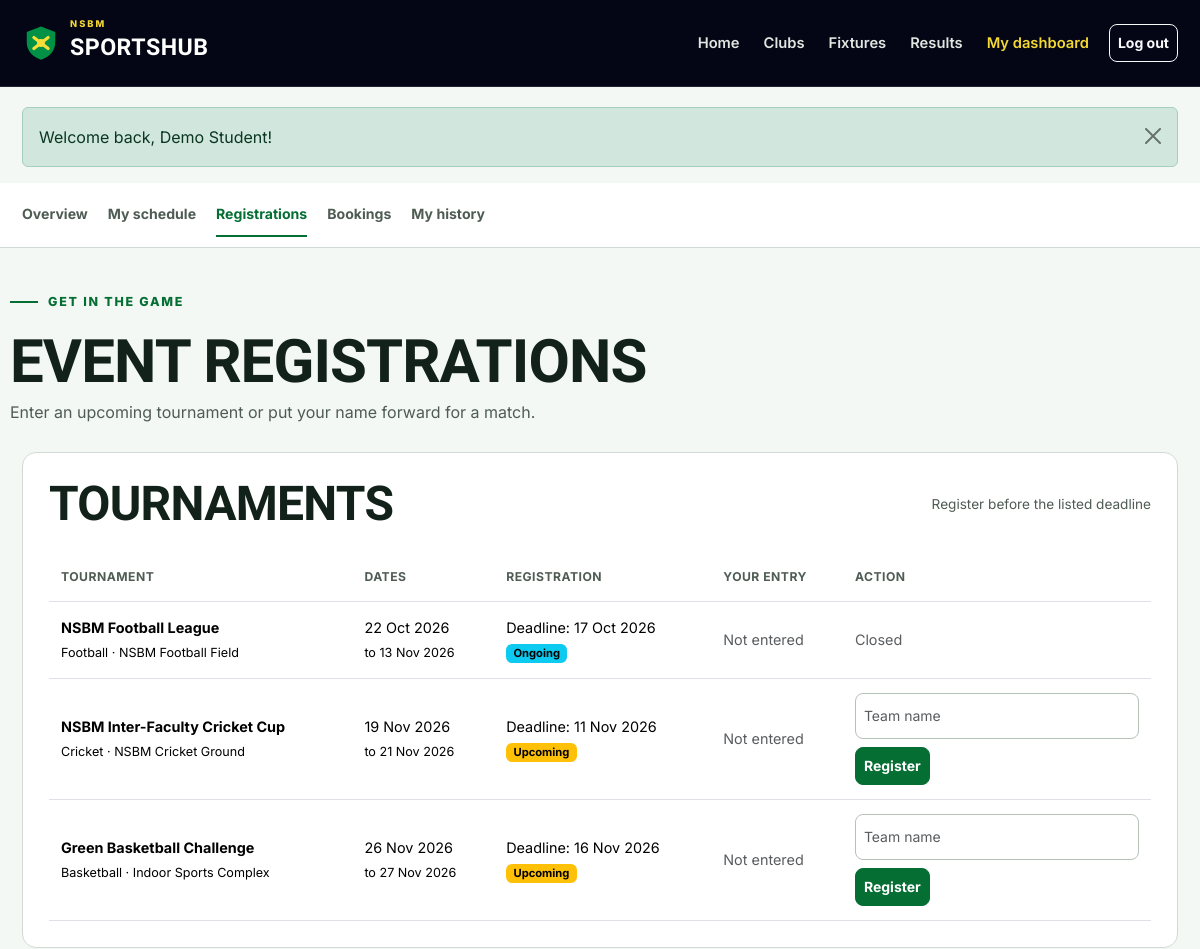
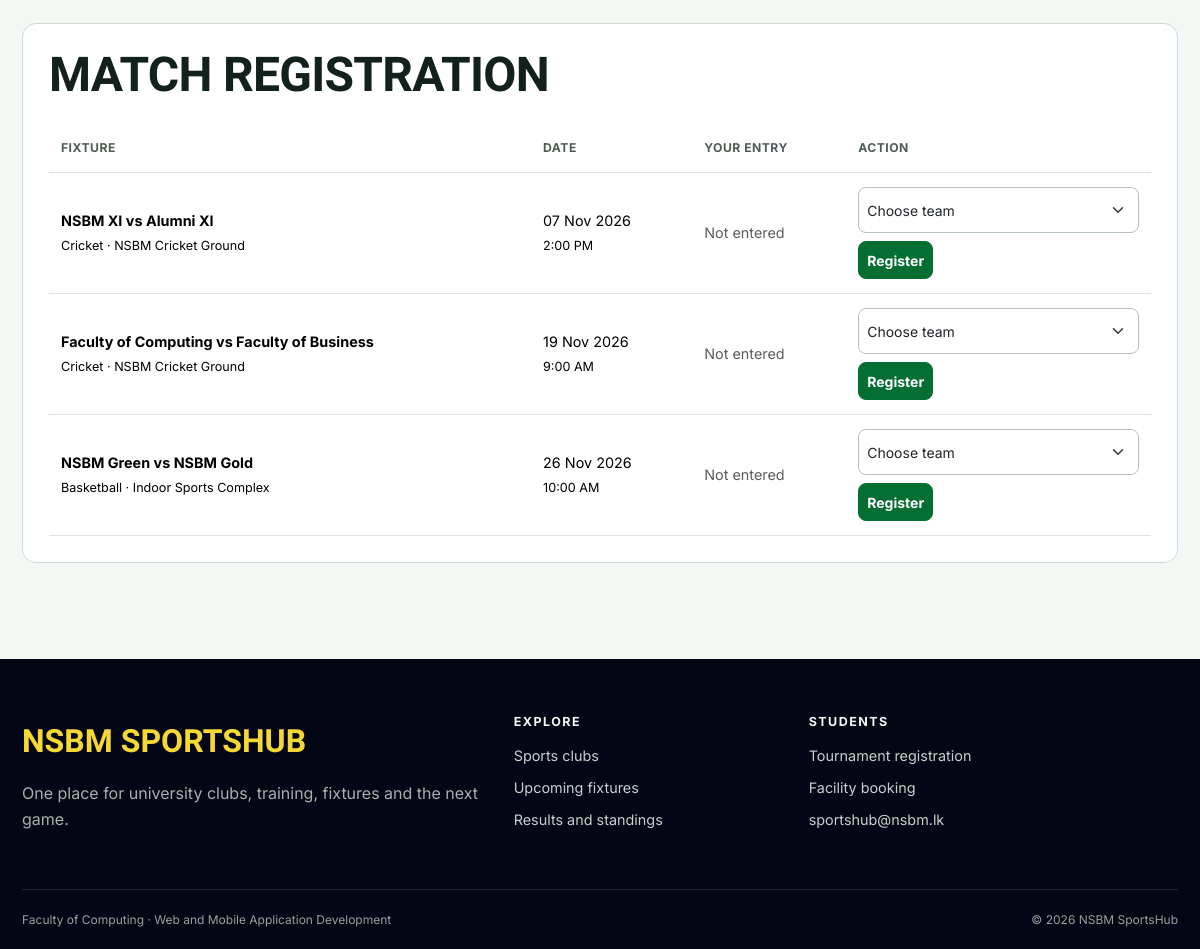
The page /student/registrations.php (signed in) on the database its author committed (2 pictures, top to bottom).
### tables this page shows
CREATE TABLE tournaments (
    id INT UNSIGNED AUTO_INCREMENT PRIMARY KEY,
    name VARCHAR(120) NOT NULL,
    sport VARCHAR(80) NOT NULL,
    description TEXT NOT NULL,
    start_date DATE NOT NULL,
    end_date DATE NOT NULL,
    venue VARCHAR(120) NOT NULL,
    registration_deadline DATE NOT NULL,
    max_teams SMALLINT UNSIGNED NOT NULL DEFAULT 8,
    status ENUM('upcoming', 'ongoing', 'completed') NOT NULL DEFAULT 'upcoming',
    created_at TIMESTAMP DEFAULT CURRENT_TIMESTAMP
);

CREATE TABLE matches (
    id INT UNSIGNED AUTO_INCREMENT PRIMARY KEY,
    tournament_id INT UNSIGNED NULL,
    sport VARCHAR(80) NOT NULL,
    home_team VARCHAR(100) NOT NULL,
    away_team VARCHAR(100) NOT NULL,
    match_datetime DATETIME NOT NULL,
    venue VARCHAR(120) NOT NULL,
    status ENUM('scheduled', 'completed', 'cancelled') NOT NULL DEFAULT 'scheduled',
    home_score SMALLINT UNSIGNED NULL,
    away_score SMALLINT UNSIGNED NULL,
    created_at TIMESTAMP DEFAULT CURRENT_TIMESTAMP,
    FOREIGN KEY (tournament_id) REFERENCES tournaments(id) ON DELETE SET NULL
);

### config/database.php (called while the page is built)
<?php
function db(): PDO
{
    static $pdo = null;
    if ($pdo === null) {
        $host = getenv('DB_HOST') ?: '127.0.0.1';
        $port = getenv('DB_PORT') ?: '3306';
        $name = getenv('DB_NAME') ?: 'sportshub3_db';
        $user = getenv('DB_USER') ?: 'root';
        $pass = getenv('DB_PASS') ?: '';
        $dsn = "mysql:host=$host;port=$port;dbname=$name;charset=utf8mb4";
        $pdo = new PDO($dsn, $user, $pass, [
            PDO::ATTR_ERRMODE => PDO::ERRMODE_EXCEPTION,
            PDO::ATTR_DEFAULT_FETCH_MODE => PDO::FETCH_ASSOC,
            PDO::ATTR_EMULATE_PREPARES => false,
        ]);
    }
    return $pdo;
}

### includes/auth.php (called while the page is built, shortened)
<?php
function current_user(): ?array
{
    static $user = null;
    if ($user === null) {
        $user = fetch_one('SELECT id, student_id, full_name, email, role FROM users WHERE id = ?', [$_SESSION['user_id']]);
    }
    return $user;
}
function is_logged_in(): bool
{
    return current_user() !== null;
}
function require_login(): void
{
    if (!is_logged_in()) {
        flash('warning', 'Please log in to continue.');
        redirect('login.php');
    }
}
function require_student(): void
{
    require_login();
}

### student/registrations.php (the view, shortened to what this page needs)
<?php
require_student();
$userId = current_user()['id'];
$tournaments = fetch_all("SELECT t.*, tr.status AS registration_status, tr.team_name FROM tournaments t LEFT JOIN tournament_registrations tr ON tr.tournament_id = t.id AND tr.user_id = ? WHERE t.end_date >= CURDATE() ORDER BY t.start_date", [$userId]);
$matches = fetch_all("SELECT m.*, mr.status AS registration_status, mr.preferred_team FROM matches m LEFT JOIN match_registrations mr ON mr.match_id = m.id AND mr.user_id = ? WHERE m.status = 'scheduled' AND m.match_datetime >= NOW() ORDER BY m.match_datetime", [$userId]);
include __DIR__ . '/../includes/header.php';
include __DIR__ . '/../includes/student_nav.php';
?>
<div class="container dashboard-head"><span class="section-kicker">Get in the game</span><h1>Event registrations</h1><p>Enter an upcoming tournament or put your name forward for a match.</p></div>
<div class="container dashboard-content">
    <section class="content-panel"><div class="page-title-row"><h2>Tournaments</h2><span class="required-note">Register before the listed deadline</span></div>
        <?php if ($tournaments): ?><div class="table-responsive"><table class="table"><thead><tr><th>Tournament</th><th>Dates</th><th>Registration</th><th>Your entry</th><th>Action</th></tr></thead><tbody><?php foreach ($tournaments as $tournament): ?><tr><td><strong><?= e($tournament['name']) ?></strong><br><small><?= e($tournament['sport']) ?> · <?= e($tournament['venue']) ?></small></td><td><?= format_date($tournament['start_date']) ?><br><small>to <?= format_date($tournament['end_date']) ?></small></td><td>Deadline: <?= format_date($tournament['registration_deadline']) ?><br><?= status_badge($tournament['status']) ?></td><td><?php if ($tournament['registration_status']): ?><?= status_badge($tournament['registration_status']) ?><br><small><?= e($tournament['team_name']) ?></small><?php else: ?><span class="text-muted">Not entered</span><?php endif; ?></td><td>
            <?php if ($tournament['registration_status'] === 'registered'): ?><form method="post"><?= csrf_field() ?><input type="hidden" name="tournament_id" value="<?= $tournament['id'] ?>"><input type="hidden" name="action" value="withdraw_tournament"><button class="btn btn-sm btn-outline-danger" type="submit">Withdraw</button></form>
            <?php elseif ($tournament['status'] === 'upcoming' && $tournament['registration_deadline'] >= date('Y-m-d')): ?><form method="post" class="needs-validation" novalidate><input class="form-control form-control-sm mb-2" id="team-<?= $tournament['id'] ?>" name="team_name" placeholder="Team name" minlength="2" maxlength="100" required><button class="btn btn-sm btn-sport" type="submit">Register</button></form>
            <?php else: ?><span class="text-muted">Closed</span><?php endif; ?></td></tr><?php endforeach; ?></tbody></table></div><?php else: ?><p>No tournaments are currently open.</p><?php endif; ?>
    </section>
    <section class="content-panel"><h2 class="mb-4">Match registration</h2>
        <?php if ($matches): ?><div class="table-responsive"><table class="table"><thead><tr><th>Fixture</th><th>Date</th><th>Your entry</th><th>Action</th></tr></thead><tbody><?php foreach ($matches as $match): ?><tr><td><strong><?= e($match['home_team']) ?> vs <?= e($match['away_team']) ?></strong><br><small><?= e($match['sport']) ?> · <?= e($match['venue']) ?></small></td><td><?= format_date($match['match_datetime']) ?><br><small><?= format_time($match['match_datetime']) ?></small></td><td><?php if ($match['registration_status']): ?><?= status_badge($match['registration_status']) ?><?php if ($match['registration_status'] === 'registered'): ?><br><small><?= e($match[$match['preferred_team'] . '_team']) ?></small><?php endif; ?><?php else: ?><span class="text-muted">Not entered</span><?php endif; ?></td><td>
            <?php if ($match['registration_status'] === 'registered'): ?><form method="post"><?= csrf_field() ?><input type="hidden" name="match_id" value="<?= $match['id'] ?>"><input type="hidden" name="action" value="withdraw_match"><button class="btn btn-sm btn-outline-danger" type="submit">Withdraw</button></form>
            <?php else: ?><form method="post" class="needs-validation" novalidate><select class="form-select form-select-sm mb-2" id="preferred-<?= $match['id'] ?>" name="preferred_team" required><option value="">Choose team</option></select><button class="btn btn-sm btn-sport" type="submit">Register</button></form><?php endif; ?></td></tr><?php endforeach; ?></tbody></table></div><?php else: ?><p>No matches are open for registration.</p><?php endif; ?>
    </section>
</div>
<?php include __DIR__ . '/../includes/footer.php'; ?>

### includes/functions.php (shortened to what this page needs)
<?php
function e(?string $value): string
{
    return htmlspecialchars($value ?? '', ENT_QUOTES, 'UTF-8');
}
function fetch_all(string $sql, array $params = []): array
{
    $statement = db()->prepare($sql);
    $statement->execute($params);
    return $statement->fetchAll();
}
function fetch_one(string $sql, array $params = []): array|false
{
    $statement = db()->prepare($sql);
    $statement->execute($params);
    return $statement->fetch();
}
function format_date(?string $date, string $format = 'd M Y'): string
{
    return $date ? date($format, strtotime($date)) : 'Not set';
}
function format_time(?string $time): string
{
    return $time ? date('g:i A', strtotime($time)) : 'Not set';
}
function status_badge(string $status): string
{
    $classes = [
        'approved' => 'success', 'active' => 'success', 'completed' => 'success',
        'registered' => 'success', 'ongoing' => 'info',
        'pending' => 'warning', 'upcoming' => 'warning', 'scheduled' => 'info',
        'rejected' => 'danger', 'cancelled' => 'danger', 'inactive' => 'secondary',
        'withdrawn' => 'secondary', 'maintenance' => 'danger',
    ];
    $class = $classes[$status] ?? 'secondary';
    return '<span class="badge text-bg-' . $class . '">' . e(ucfirst($status)) . '</span>';
}

### assets/css/style.css (style rules this page uses)
:root { --navy-950: oklch(0.13 0.035 275); --navy-900: oklch(0.18 0.04 275); --navy-800: oklch(0.24 0.045 275); --green-600: oklch(0.55 0.145 151); --green-700: oklch(0.47 0.125 151); --green-800: oklch(0.40 0.105 151); --yellow-400: oklch(0.88 0.17 99); --paper-50: oklch(0.975 0.008 150); --paper-100: oklch(0.945 0.012 150); --ink-900: oklch(0.23 0.025 160); --ink-600: oklch(0.46 0.02 160); --page-bg: var(--paper-50); --page-text: var(--ink-900); --muted-text: var(--ink-600); --brand: var(--green-700); --brand-hover: var(--green-800); --highlight: var(--yellow-400); --dark-surface: var(--navy-950); --line: oklch(0.88 0.015 150); --radius-sm: 8px; --radius-md: 14px; --radius-lg: 22px; --shadow: 0 12px 32px oklch(0.2 0.025 160 / 0.08); }
* { box-sizing: border-box; }
html { scroll-behavior: smooth; }
body { min-height: 100dvh; margin: 0; background: var(--page-bg); color: var(--page-text); font-family: "Inter", sans-serif; font-size: 16px; line-height: 1.65; }
button, a, input, select, textarea { transition: color 180ms ease-out, background-color 180ms ease-out, border-color 180ms ease-out, transform 180ms ease-out; }
h1, h2, h3, h4, .display-font { font-family: "Barlow Condensed", sans-serif; font-weight: 700; line-height: 1.05; letter-spacing: -0.015em; }
h1 { font-size: clamp(2.5rem, 6vw, 4.8rem); }
h2 { font-size: clamp(2rem, 4vw, 3rem); }
p { max-width: 72ch; }
.container { max-width: 1180px; }
.btn { min-height: 44px; display: inline-flex; align-items: center; justify-content: center; gap: 8px; font-weight: 700; border-radius: var(--radius-sm); }
.btn-sm { min-height: 38px; }
.btn-sport { background: var(--brand); border-color: var(--brand); color: #fff; }
.hero-kicker, .section-kicker { display: inline-flex; align-items: center; gap: 10px; margin-bottom: 18px; color: var(--brand); font-size: 0.78rem; font-weight: 800; letter-spacing: 0.14em; text-transform: uppercase; }
.hero-kicker::before, .section-kicker::before { content: ""; width: 28px; height: 2px; background: currentColor; }
.page-title-row { display: flex; flex-wrap: wrap; justify-content: space-between; align-items: center; gap: 16px; margin-bottom: 24px; }
.page-title-row h1, .page-title-row h2 { margin: 0; }
.content-panel { padding: 26px; margin-bottom: 24px; background: #fff; border: 1px solid var(--line); border-radius: var(--radius-md); }
.content-panel h2, .content-panel h3 { text-transform: uppercase; }
.form-control, .form-select { min-height: 46px; border-radius: var(--radius-sm); border-color: oklch(0.8 0.02 150); }
.required-note { font-size: 0.85rem; color: var(--muted-text); }
.dashboard-head { padding: 36px 0 26px; }
.dashboard-head h1 { margin: 0; font-size: clamp(2.5rem, 5vw, 3.8rem); text-transform: uppercase; }
.dashboard-head p { margin: 6px 0 0; color: var(--muted-text); }
.dashboard-content { padding-bottom: 72px; }
.table { margin-bottom: 0; vertical-align: middle; }
.table > :not(caption) > * > * { padding: 14px 12px; }
.table thead th { color: var(--muted-text); font-size: 0.76rem; letter-spacing: 0.04em; text-transform: uppercase; white-space: nowrap; }
.table tbody td { font-size: 0.9rem; }
.badge { font-size: 0.7rem; }

### rows shown on the page
tournaments: name "NSBM Football League", sport "Football", venue "NSBM Football Field", start_date "22 Oct 2026", end_date "13 Nov 2026", registration_deadline "17 Oct 2026", status "Ongoing", shows "Closed"
tournaments: name "NSBM Inter-Faculty Cricket Cup", sport "Cricket", venue "NSBM Cricket Ground", start_date "19 Nov 2026", end_date "21 Nov 2026", registration_deadline "11 Nov 2026", status "Upcoming"
tournaments: name "Green Basketball Challenge", sport "Basketball", venue "Indoor Sports Complex", start_date "26 Nov 2026", end_date "27 Nov 2026", registration_deadline "16 Nov 2026", status "Upcoming"
matches: home_team "NSBM XI", away_team "Alumni XI", sport "Cricket", venue "NSBM Cricket Ground", match_datetime "07 Nov 2026", match_datetime "2:00 PM"
matches: home_team "Faculty of Computing", away_team "Faculty of Business", sport "Cricket", venue "NSBM Cricket Ground", match_datetime "19 Nov 2026", match_datetime "9:00 AM"
matches: home_team "NSBM Green", away_team "NSBM Gold", sport "Basketball", venue "Indoor Sports Complex", match_datetime "26 Nov 2026", match_datetime "10:00 AM"

### other values the page prints
$message['message'] "Welcome back, Demo Student!"
